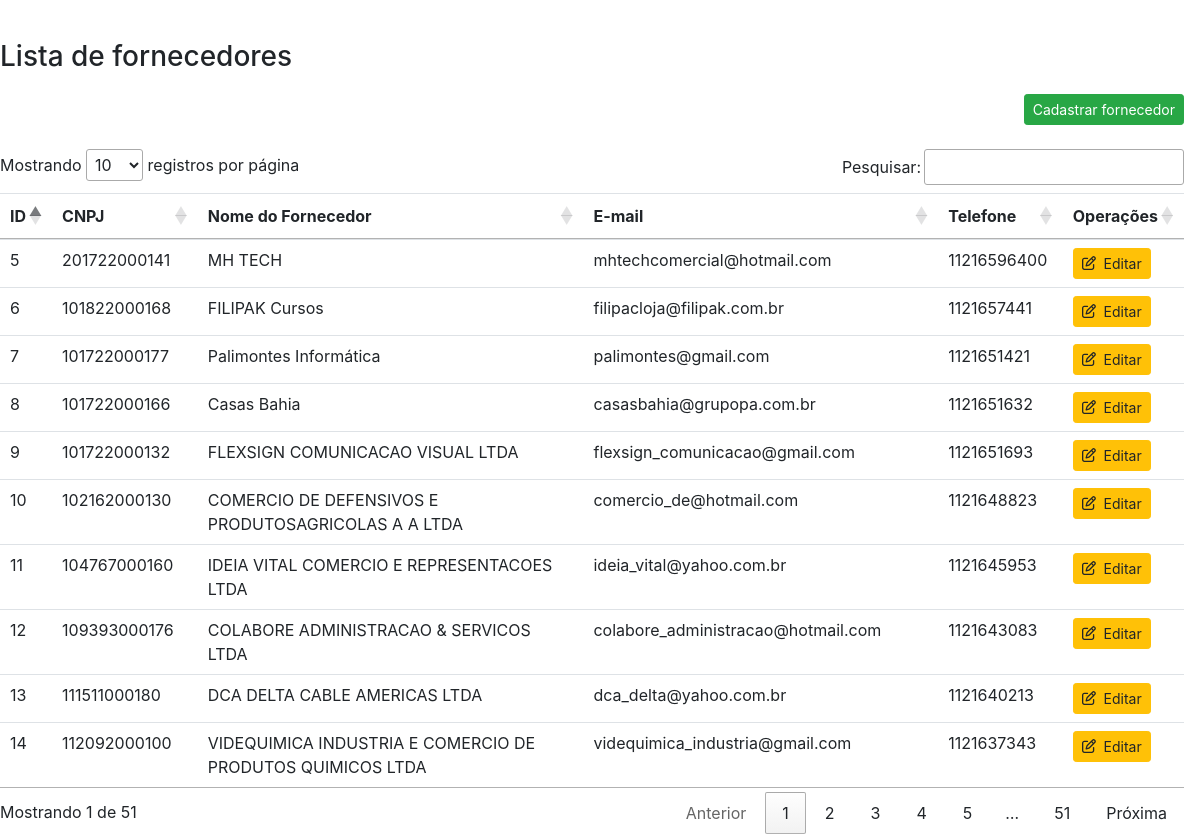
/lista_fornecedores.php (signed in), run on the app's committed database.
### tables this page shows
CREATE TABLE `fornecedor` (
  `id_fornecedor` int NOT NULL AUTO_INCREMENT,
  `nome_fornecedor` text,
  `email_fornecedor` varchar(45) DEFAULT NULL,
  `cnpj` varchar(20) DEFAULT NULL,
  `telefone` varchar(45) DEFAULT NULL,
  `status` varchar(10) DEFAULT 'ativo',
  PRIMARY KEY (`id_fornecedor`)
);

### lista_fornecedores.php (the view, shortened to what this page needs)
<!DOCTYPE html>
<html lang="pt-br">
<head>
    <link rel="stylesheet" href="https://stackpath.bootstrapcdn.com/bootstrap/4.4.1/css/bootstrap.min.css">
    <link rel="stylesheet" type="text/css" href="https://cdn.datatables.net/1.10.21/css/jquery.dataTables.css">
</head>
<body style="margin-right: 16px;">
    <div style="margin-top: 40px;">
        <h3>Lista de fornecedores</h3>
        <div style="text-align: right; margin-top: 20px;">
            <a href="cadastra_fornecedor.php" role="button" class="btn btn-success btn-sm">Cadastrar fornecedor</a>
        </div>
        <br>
        <table id="table_id" class="table">
            <thead>
                <tr>
                    <th scope="col">ID</th>
                    <th scope="col">CNPJ</th>
                    <th scope="col">Nome do Fornecedor</th>
                    <th scope="col">E-mail</th>
                    <th scope="col">Telefone</th>
                    <th scope="col">Operações</th>
                </tr>
            </thead>
            <?php
                include 'connection.php';
                $sql = "SELECT * FROM fornecedor";
                $busca = mysqli_query($con, $sql);
                while($array = mysqli_fetch_array($busca)){
                    $id_fornecedor = $array['id_fornecedor'];
                    $cnpj = $array['cnpj'];
                    $nome_fornecedor = $array['nome_fornecedor'];
                    $email_fornecedor = $array['email_fornecedor'];
                    $telefone = $array['telefone'];
                    ?>
                    <tr>
                        <td><?php echo $id_fornecedor ?></td>
                        <td><?php echo $cnpj ?></td>
                        <td><?php echo $nome_fornecedor ?></td>
                        <td><?php echo $email_fornecedor ?></td>
                        <td><?php echo $telefone ?></td>
                        <td>
                            <a title="Editar" href="edita_fornecedor.php?id=<?php echo $id_fornecedor ?>" role="button"
                            class="btn btn-warning btn-sm"><i class="far fa-edit"></i>&nbsp; Editar</a>
                        </td>
                    </tr>
                    <?php } ?>
        </table>
    </div>
</body>
</html>

### data on the page
fornecedor: id_fornecedor "5", cnpj "201722000141", nome_fornecedor "MH TECH", email_fornecedor "mhtechcomercial@hotmail.com", telefone "11216596400"
fornecedor: id_fornecedor "6", cnpj "101822000168", nome_fornecedor "FILIPAK Cursos", email_fornecedor "filipacloja@filipak.com.br", telefone "1121657441"
fornecedor: id_fornecedor "7", cnpj "101722000177", nome_fornecedor "Palimontes Informática", email_fornecedor "palimontes@gmail.com", telefone "1121651421"
fornecedor: id_fornecedor "8", cnpj "101722000166", nome_fornecedor "Casas Bahia", email_fornecedor "casasbahia@grupopa.com.br", telefone "1121651632"
fornecedor: id_fornecedor "9", cnpj "101722000132", nome_fornecedor "FLEXSIGN COMUNICACAO VISUAL LTDA", email_fornecedor "flexsign_comunicacao@gmail.com", telefone "1121651693"
fornecedor: id_fornecedor "10", cnpj "102162000130", nome_fornecedor "COMERCIO DE DEFENSIVOS E PRODUTOSAGRICOLAS A A LTDA", email_fornecedor "comercio_de@hotmail.com", telefone "1121648823"
fornecedor: id_fornecedor "11", cnpj "104767000160", nome_fornecedor "IDEIA VITAL COMERCIO E REPRESENTACOES LTDA", email_fornecedor "ideia_vital@yahoo.com.br", telefone "1121645953"
fornecedor: id_fornecedor "12", cnpj "109393000176", nome_fornecedor "COLABORE ADMINISTRACAO & SERVICOS LTDA", email_fornecedor "colabore_administracao@hotmail.com", telefone "1121643083"
fornecedor: id_fornecedor "13", cnpj "111511000180", nome_fornecedor "DCA DELTA CABLE AMERICAS LTDA", email_fornecedor "dca_delta@yahoo.com.br", telefone "1121640213"
fornecedor: id_fornecedor "14", cnpj "112092000100", nome_fornecedor "VIDEQUIMICA INDUSTRIA E COMERCIO DE PRODUTOS QUIMICOS LTDA", email_fornecedor "videquimica_industria@gmail.com", telefone "1121637343"
